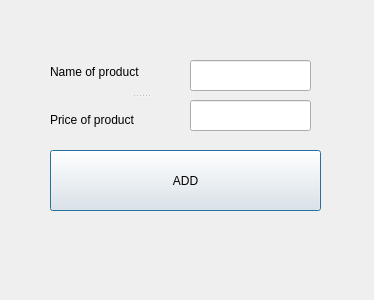
<?xml version="1.0" encoding="UTF-8"?>
<ui version="4.0">
 <class>add</class>
 <widget class="QDialog" name="add">
  <property name="geometry">
   <rect>
    <x>0</x>
    <y>0</y>
    <width>374</width>
    <height>300</height>
   </rect>
  </property>
  <property name="windowTitle">
   <string>Dialog</string>
  </property>
  <widget class="QPushButton" name="add_button">
   <property name="geometry">
    <rect>
     <x>50</x>
     <y>150</y>
     <width>271</width>
     <height>61</height>
    </rect>
   </property>
   <property name="text">
    <string>ADD</string>
   </property>
  </widget>
  <widget class="QLineEdit" name="name_line">
   <property name="geometry">
    <rect>
     <x>190</x>
     <y>60</y>
     <width>121</width>
     <height>31</height>
    </rect>
   </property>
  </widget>
  <widget class="QLineEdit" name="price_line">
   <property name="geometry">
    <rect>
     <x>190</x>
     <y>100</y>
     <width>121</width>
     <height>31</height>
    </rect>
   </property>
  </widget>
  <widget class="QSplitter" name="splitter">
   <property name="geometry">
    <rect>
     <x>50</x>
     <y>50</y>
     <width>181</width>
     <height>91</height>
    </rect>
   </property>
   <property name="orientation">
    <enum>Qt::Vertical</enum>
   </property>
   <widget class="QLabel" name="label">
    <property name="text">
     <string>Name of product</string>
    </property>
   </widget>
   <widget class="QLabel" name="label_2">
    <property name="text">
     <string>Price of product</string>
    </property>
   </widget>
  </widget>
  <zorder>add_button</zorder>
  <zorder>label</zorder>
  <zorder>label_2</zorder>
  <zorder>splitter</zorder>
  <zorder>name_line</zorder>
  <zorder>price_line</zorder>
 </widget>
 <resources/>
 <connections/>
</ui>
